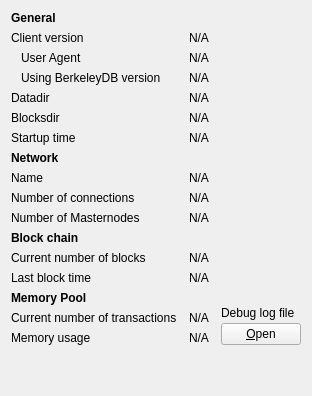
     <widget class="QWidget" name="tab_info">
      <attribute name="title">
       <string>&amp;Information</string>
      </attribute>
      <layout class="QGridLayout" name="gridLayout" columnstretch="0,1,0">
       <property name="horizontalSpacing">
        <number>12</number>
       </property>
       <item row="0" column="0">
        <widget class="QLabel" name="label_9">
         <property name="font">
          <font>
           <weight>75</weight>
           <bold>true</bold>
          </font>
         </property>
         <property name="text">
          <string>General</string>
         </property>
        </widget>
       </item>
       <item row="1" column="0">
        <widget class="QLabel" name="label_6">
         <property name="text">
          <string>Client version</string>
         </property>
        </widget>
       </item>
       <item row="1" column="1" colspan="2">
        <widget class="QLabel" name="clientVersion">
         <property name="cursor">
          <cursorShape>IBeamCursor</cursorShape>
         </property>
         <property name="text">
          <string>N/A</string>
         </property>
         <property name="textFormat">
          <enum>Qt::PlainText</enum>
         </property>
         <property name="textInteractionFlags">
          <set>Qt::LinksAccessibleByMouse|Qt::TextSelectableByKeyboard|Qt::TextSelectableByMouse</set>
         </property>
        </widget>
       </item>
       <item row="2" column="0">
        <widget class="QLabel" name="labelClientUserAgent">
         <property name="text">
          <string>User Agent</string>
         </property>
         <property name="indent">
          <number>10</number>
         </property>
        </widget>
       </item>
       <item row="2" column="1" colspan="2">
        <widget class="QLabel" name="clientUserAgent">
         <property name="cursor">
          <cursorShape>IBeamCursor</cursorShape>
         </property>
         <property name="text">
          <string>N/A</string>
         </property>
         <property name="textFormat">
          <enum>Qt::PlainText</enum>
         </property>
         <property name="textInteractionFlags">
          <set>Qt::LinksAccessibleByMouse|Qt::TextSelectableByKeyboard|Qt::TextSelectableByMouse</set>
         </property>
        </widget>
       </item>
       <item row="3" column="0">
        <widget class="QLabel" name="label_berkeleyDBVersion">
         <property name="text">
          <string>Using BerkeleyDB version</string>
         </property>
         <property name="indent">
          <number>10</number>
         </property>
        </widget>
       </item>
       <item row="3" column="1" colspan="2">
        <widget class="QLabel" name="berkeleyDBVersion">
         <property name="cursor">
          <cursorShape>IBeamCursor</cursorShape>
         </property>
         <property name="text">
          <string>N/A</string>
         </property>
         <property name="textFormat">
          <enum>Qt::PlainText</enum>
         </property>
         <property name="textInteractionFlags">
          <set>Qt::LinksAccessibleByMouse|Qt::TextSelectableByKeyboard|Qt::TextSelectableByMouse</set>
         </property>
        </widget>
       </item>
       <item row="4" column="0">
        <widget class="QLabel" name="label_12">
         <property name="text">
          <string>Datadir</string>
         </property>
        </widget>
       </item>
       <item row="4" column="1" colspan="2">
        <widget class="QLabel" name="dataDir">
         <property name="cursor">
          <cursorShape>IBeamCursor</cursorShape>
         </property>
         <property name="toolTip">
          <string>To specify a non-default location of the data directory use the '%1' option.</string>
         </property>
         <property name="text">
          <string>N/A</string>
         </property>
         <property name="textFormat">
          <enum>Qt::PlainText</enum>
         </property>
         <property name="wordWrap">
          <bool>true</bool>
         </property>
         <property name="textInteractionFlags">
          <set>Qt::LinksAccessibleByMouse|Qt::TextSelectableByKeyboard|Qt::TextSelectableByMouse</set>
         </property>
        </widget>
       </item>
       <item row="5" column="0">
        <widget class="QLabel" name="label_11">
         <property name="text">
          <string>Blocksdir</string>
         </property>
        </widget>
       </item>
       <item row="5" column="1" colspan="2">
        <widget class="QLabel" name="blocksDir">
         <property name="cursor">
          <cursorShape>IBeamCursor</cursorShape>
         </property>
         <property name="toolTip">
          <string>To specify a non-default location of the blocks directory use the '%1' option.</string>
         </property>
         <property name="text">
          <string>N/A</string>
         </property>
         <property name="textFormat">
          <enum>Qt::PlainText</enum>
         </property>
         <property name="wordWrap">
          <bool>true</bool>
         </property>
         <property name="textInteractionFlags">
          <set>Qt::LinksAccessibleByMouse|Qt::TextSelectableByKeyboard|Qt::TextSelectableByMouse</set>
         </property>
        </widget>
       </item>
       <item row="6" column="0">
        <widget class="QLabel" name="label_13">
         <property name="text">
          <string>Startup time</string>
         </property>
        </widget>
       </item>
       <item row="6" column="1" colspan="2">
        <widget class="QLabel" name="startupTime">
         <property name="cursor">
          <cursorShape>IBeamCursor</cursorShape>
         </property>
         <property name="text">
          <string>N/A</string>
         </property>
         <property name="textFormat">
          <enum>Qt::PlainText</enum>
         </property>
         <property name="textInteractionFlags">
          <set>Qt::LinksAccessibleByMouse|Qt::TextSelectableByKeyboard|Qt::TextSelectableByMouse</set>
         </property>
        </widget>
       </item>
       <item row="7" column="0">
        <widget class="QLabel" name="labelNetwork">
         <property name="font">
          <font>
           <weight>75</weight>
           <bold>true</bold>
          </font>
         </property>
         <property name="text">
          <string>Network</string>
         </property>
        </widget>
       </item>
       <item row="8" column="0">
        <widget class="QLabel" name="label_8">
         <property name="text">
          <string>Name</string>
         </property>
        </widget>
       </item>
       <item row="8" column="1" colspan="2">
        <widget class="QLabel" name="networkName">
         <property name="cursor">
          <cursorShape>IBeamCursor</cursorShape>
         </property>
         <property name="text">
          <string>N/A</string>
         </property>
         <property name="textFormat">
          <enum>Qt::PlainText</enum>
         </property>
         <property name="textInteractionFlags">
          <set>Qt::LinksAccessibleByMouse|Qt::TextSelectableByKeyboard|Qt::TextSelectableByMouse</set>
         </property>
        </widget>
       </item>
       <item row="9" column="0">
        <widget class="QLabel" name="label_7">
         <property name="text">
          <string>Number of connections</string>
         </property>
        </widget>
       </item>
       <item row="9" column="1" colspan="2">
        <widget class="QLabel" name="numberOfConnections">
         <property name="cursor">
          <cursorShape>IBeamCursor</cursorShape>
         </property>
         <property name="text">
          <string>N/A</string>
         </property>
         <property name="textFormat">
          <enum>Qt::PlainText</enum>
         </property>
         <property name="textInteractionFlags">
          <set>Qt::LinksAccessibleByMouse|Qt::TextSelectableByKeyboard|Qt::TextSelectableByMouse</set>
         </property>
        </widget>
       </item>
       <item row="11" column="0">
        <widget class="QLabel" name="label_10">
         <property name="font">
          <font>
           <weight>75</weight>
           <bold>true</bold>
          </font>
         </property>
         <property name="text">
          <string>Block chain</string>
         </property>
        </widget>
       </item>
       <item row="12" column="0">
        <widget class="QLabel" name="label_3">
         <property name="text">
          <string>Current number of blocks</string>
         </property>
        </widget>
       </item>
       <item row="12" column="1" colspan="2">
        <widget class="QLabel" name="numberOfBlocks">
         <property name="cursor">
          <cursorShape>IBeamCursor</cursorShape>
         </property>
         <property name="text">
          <string>N/A</string>
         </property>
         <property name="textFormat">
          <enum>Qt::PlainText</enum>
         </property>
         <property name="textInteractionFlags">
          <set>Qt::LinksAccessibleByMouse|Qt::TextSelectableByKeyboard|Qt::TextSelectableByMouse</set>
         </property>
        </widget>
       </item>
       <item row="13" column="0">
        <widget class="QLabel" name="labelLastBlockTime">
         <property name="text">
          <string>Last block time</string>
         </property>
        </widget>
       </item>
       <item row="13" column="1" colspan="2">
        <widget class="QLabel" name="lastBlockTime">
         <property name="cursor">
          <cursorShape>IBeamCursor</cursorShape>
         </property>
         <property name="text">
          <string>N/A</string>
         </property>
         <property name="textFormat">
          <enum>Qt::PlainText</enum>
         </property>
         <property name="textInteractionFlags">
          <set>Qt::LinksAccessibleByMouse|Qt::TextSelectableByKeyboard|Qt::TextSelectableByMouse</set>
         </property>
        </widget>
       </item>
       <item row="14" column="0">
        <widget class="QLabel" name="labelMempoolTitle">
         <property name="font">
          <font>
           <weight>75</weight>
           <bold>true</bold>
          </font>
         </property>
         <property name="text">
          <string>Memory Pool</string>
         </property>
        </widget>
       </item>
       <item row="15" column="0">
        <widget class="QLabel" name="labelNumberOfTransactions">
         <property name="text">
          <string>Current number of transactions</string>
         </property>
        </widget>
       </item>
       <item row="15" column="1">
        <widget class="QLabel" name="mempoolNumberTxs">
         <property name="cursor">
          <cursorShape>IBeamCursor</cursorShape>
         </property>
         <property name="text">
          <string>N/A</string>
         </property>
         <property name="textFormat">
          <enum>Qt::PlainText</enum>
         </property>
         <property name="textInteractionFlags">
          <set>Qt::LinksAccessibleByMouse|Qt::TextSelectableByKeyboard|Qt::TextSelectableByMouse</set>
         </property>
        </widget>
       </item>
       <item row="16" column="0">
        <widget class="QLabel" name="labelMemoryUsage">
         <property name="text">
          <string>Memory usage</string>
         </property>
        </widget>
       </item>
       <item row="16" column="1">
        <widget class="QLabel" name="mempoolSize">
         <property name="cursor">
          <cursorShape>IBeamCursor</cursorShape>
         </property>
         <property name="text">
          <string>N/A</string>
         </property>
         <property name="textFormat">
          <enum>Qt::PlainText</enum>
         </property>
         <property name="textInteractionFlags">
          <set>Qt::LinksAccessibleByMouse|Qt::TextSelectableByKeyboard|Qt::TextSelectableByMouse</set>
         </property>
        </widget>
       </item>
       <item row="14" column="2" rowspan="3">
        <layout class="QVBoxLayout" name="verticalLayoutDebugButton">
         <property name="spacing">
          <number>3</number>
         </property>
         <item>
          <spacer name="verticalSpacer_2">
           <property name="orientation">
            <enum>Qt::Vertical</enum>
           </property>
           <property name="sizeHint" stdset="0">
            <size>
             <width>10</width>
             <height>5</height>
            </size>
           </property>
          </spacer>
         </item>
         <item>
          <widget class="QLabel" name="labelDebugLogfile">
           <property name="text">
            <string>Debug log file</string>
           </property>
          </widget>
         </item>
         <item>
          <widget class="QPushButton" name="openDebugLogfileButton">
           <property name="toolTip">
            <string>Open the %1 debug log file from the current data directory. This can take a few seconds for large log files.</string>
           </property>
           <property name="text">
            <string>&amp;Open</string>
           </property>
           <property name="autoDefault">
            <bool>false</bool>
           </property>
          </widget>
         </item>
        </layout>
       </item>
       <item row="17" column="0">
        <spacer name="verticalSpacer">
         <property name="orientation">
          <enum>Qt::Vertical</enum>
         </property>
         <property name="sizeHint" stdset="0">
          <size>
           <width>20</width>
           <height>40</height>
          </size>
         </property>
        </spacer>
       </item>
       <item row="10" column="0">
        <widget class="QLabel" name="label">
         <property name="text">
          <string>Number of Masternodes</string>
         </property>
        </widget>
       </item>
       <item row="10" column="1" colspan="2">
        <widget class="QLabel" name="masternodeCount">
         <property name="text">
          <string>N/A</string>
         </property>
        </widget>
       </item>
      </layout>
     </widget>
